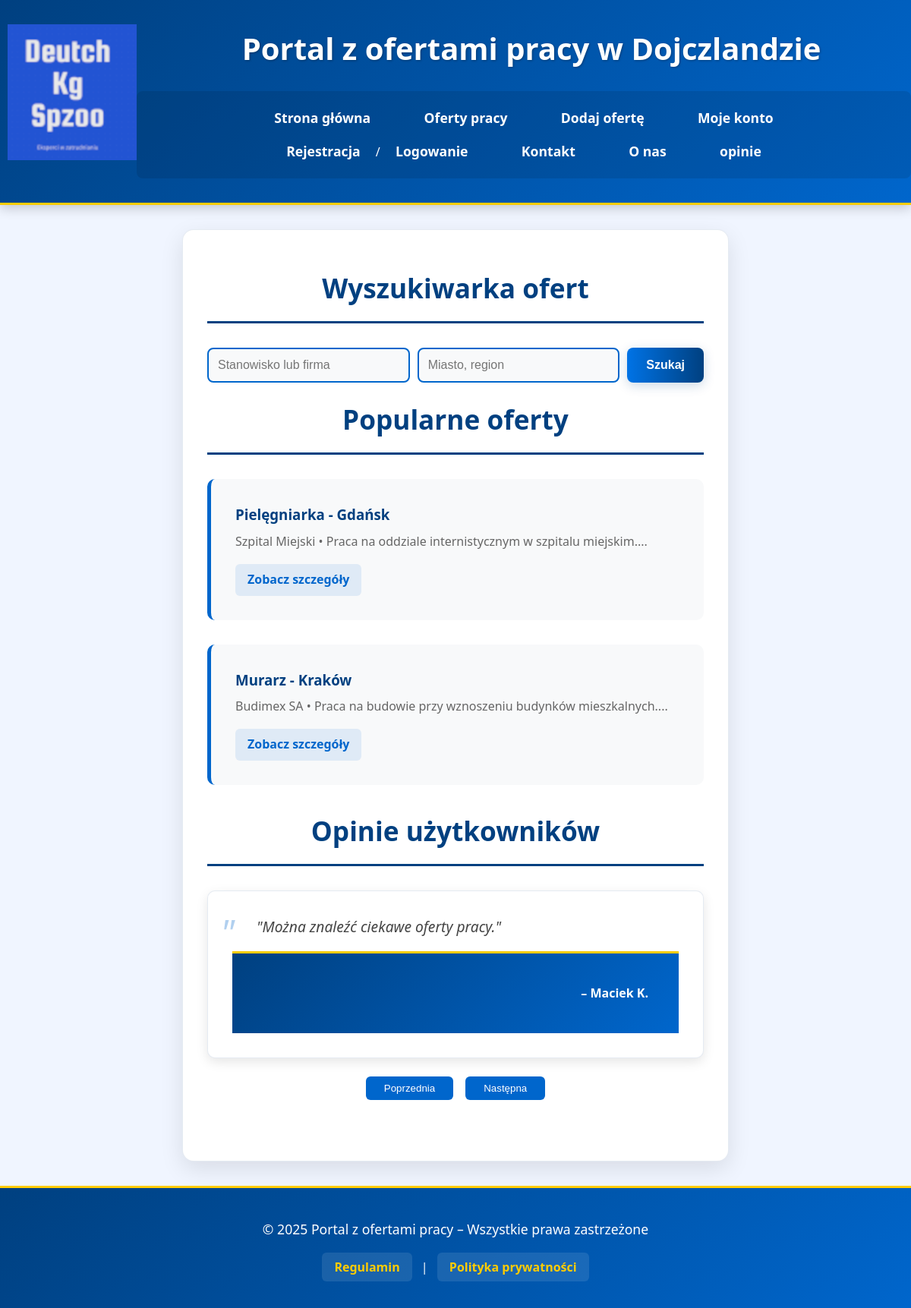
The page / on the database its author committed.
### tables this page shows
CREATE TABLE `oferty` (
  `id` int(11) NOT NULL,
  `tytul` varchar(255) NOT NULL,
  `opis` text NOT NULL,
  `firma` varchar(255) NOT NULL,
  `lokalizacja` varchar(255) DEFAULT NULL,
  `wynagrodzenie_min` decimal(10,2) DEFAULT NULL,
  `wynagrodzenie_max` decimal(10,2) DEFAULT NULL,
  `typ_pracy` enum('pełny etat','część etatu','tymczasowa','staż','praktyka','freelance') DEFAULT 'pełny etat',
  `zdalna` tinyint(1) DEFAULT 0,
  `termin_aplikacji` date DEFAULT NULL,
  `kategoria` varchar(100) DEFAULT NULL,
  `data_dodania` datetime DEFAULT current_timestamp(),
  `id_pracodawcy` int(11) NOT NULL
);

CREATE TABLE `opinie` (
  `id` int(11) NOT NULL,
  `id_uzytkownika` int(11) NOT NULL,
  `tresc` text DEFAULT NULL,
  `ocena` int(11) DEFAULT NULL CHECK (`ocena` between 1 and 5),
  `data_dodania` datetime DEFAULT current_timestamp()
);

CREATE TABLE `uzytkownicy` (
  `id` int(11) NOT NULL,
  `imie` varchar(100) DEFAULT NULL,
  `nazwisko` varchar(100) DEFAULT NULL,
  `email` varchar(255) NOT NULL,
  `telefon` varchar(20) DEFAULT NULL,
  `zdjecie_profilowe` varchar(255) DEFAULT NULL,
  `haslo` varchar(255) NOT NULL,
  `opis` text DEFAULT NULL,
  `rola` enum('uzytkownik','pracodawca','admin') DEFAULT 'uzytkownik',
  `aktywny` tinyint(1) DEFAULT 1,
  `data_rejestracji` datetime DEFAULT current_timestamp(),
  `ostatnie_logowanie` datetime DEFAULT NULL,
  `pensja` decimal(10,2) DEFAULT NULL
);

### index.php (the view, shortened to what this page needs)
<?php
require_once 'config.php';
$popularne_oferty = [];
try {
    $stmt = $conn->prepare("SELECT o.id, o.tytul, o.firma, o.lokalizacja, o.opis
                           FROM oferty o
                           ORDER BY RAND() LIMIT 2");
    $stmt->execute();
    $result = $stmt->get_result();
    while ($row = $result->fetch_assoc()) {
        $popularne_oferty[] = $row;
    }
} catch (Exception $e) {
    die("Wystąpił błąd: " . $e->getMessage());
}
$opinie = [];
try {
    $stmt = $conn->prepare("SELECT o.tresc, u.imie, u.nazwisko
                           FROM opinie o
                           JOIN uzytkownicy u ON o.id_uzytkownika = u.id
                           ORDER BY o.data_dodania DESC LIMIT 3");
    $stmt->execute();
    $result = $stmt->get_result();
    while ($row = $result->fetch_assoc()) {
        $opinie[] = $row;
    }
} catch (Exception $e) {
    die("Wystąpił błąd: " . $e->getMessage());
}
?>
<!DOCTYPE html>
<html lang="pl">
<head>
    <link rel="stylesheet" href="styleindex.css">
</head>
<body>
<header>
    <img src="logo.png" alt="Logo" style=" float:left;margin-left:10px;">
    <h1>Portal z ofertami pracy w Dojczlandzie</h1>
    <nav>
        <ul>
            <li><a href="index.php">Strona główna</a></li>
            <li><a href="lista_ofert.php">Oferty pracy</a></li>
            <li><a href="dodaj_oferte.php">Dodaj ofertę</a></li>
            <li><a href="konto.php">Moje konto</a></li>
            <li><a href="rejestracja.php">Rejestracja</a> / <a href="logowanie.php">Logowanie</a></li>
            <li><a href="kontakt.php">Kontakt</a></li>
            <li><a href="o_nas.php">O nas</a></li>
            <li><a href="opinie.php">opinie</a></li>
        </ul>
    </nav>
</header>
<main>
    <section id="wyszukiwarka">
        <h2>Wyszukiwarka ofert</h2>
        <div class="search-form">
            <input type="text" id="search-keyword" placeholder="Stanowisko lub firma">
            <input type="text" id="search-location" placeholder="Miasto, region">
            <button onclick="submitSearch()">Szukaj</button>
        </div>
    </section>
    <section id="popularne-oferty">
        <h2>Popularne oferty</h2>
        <?php foreach ($popularne_oferty as $oferta): ?>
            <div class="oferta">
                <h3><?= htmlspecialchars($oferta['tytul']) ?> - <?= htmlspecialchars($oferta['lokalizacja']) ?></h3>
                <p><?= htmlspecialchars($oferta['firma']) ?> • <?= htmlspecialchars(substr($oferta['opis'], 0, 100)) ?>...</p>
                <a href="oferta_szczegoly.php?id=<?= $oferta['id'] ?>">Zobacz szczegóły</a>
            </div>
        <?php endforeach; ?>
    </section>
    <section id="opinie">
        <h2>Opinie użytkowników</h2>
        <div class="slider-container">
            <?php foreach ($opinie as $index => $opinia): ?>
                <div class="opinia <?= $index === 0 ? 'aktywna' : '' ?>">
                    <blockquote>"<?= htmlspecialchars($opinia['tresc']) ?>"</blockquote>
                    <footer>– <?= htmlspecialchars($opinia['imie'] . ' ' . substr($opinia['nazwisko'], 0, 1)) ?>.</footer>
                </div>
            <?php endforeach; ?>
            <div class="slider-nav">
                <button id="poprzednia">Poprzednia</button>
                <button id="nastepna">Następna</button>
            </div>
        </div>
    </section>
</main>
<footer>
    <p>&copy; 2025 Portal z ofertami pracy – Wszystkie prawa zastrzeżone</p>
    <a href="regulamin.php">Regulamin</a> | <a href="polityka_prywatnosci.php">Polityka prywatności</a>
</footer>
</body>
</html>

### styleindex.css (style rules this page uses)
* { margin: 0; padding: 0; box-sizing: border-box; }
body { font-family: 'Segoe UI', Roboto, Oxygen, Ubuntu, Cantarell, 'Open Sans', 'Helvetica Neue', sans-serif; background-color: #f0f5ff; color: #333; line-height: 1.6; min-height: 100vh; display: grid; grid-template-columns: 1fr 3fr 1fr; grid-template-areas: "header header header" "left main right" "footer footer footer"; }
header { grid-area: header; background: linear-gradient(135deg, #004080 0%, #0066cc 100%); color: #fff; padding: 2rem 0; text-align: center; box-shadow: 0 4px 15px rgba(0, 0, 0, 0.2); border-bottom: 3px solid #ffcc00; }
header h1 { margin-bottom: 1.5rem; font-size: 2.5rem; font-weight: 700; text-shadow: 1px 1px 3px rgba(0, 0, 0, 0.3); }
nav ul { list-style: none; padding: 0; margin: 1.5rem 0 0; display: flex; justify-content: center; flex-wrap: wrap; background-color: rgba(0, 0, 0, 0.1); padding: 0.8rem; border-radius: 8px; max-width: 90%; margin: 0 auto; }
nav ul li { margin: 0.5rem 1.2rem; }
nav ul li a { color: #fff; text-decoration: none; font-weight: 600; padding: 0.5rem 1rem; position: relative; transition: all 0.3s ease; font-size: 1.1rem; }
main { grid-area: main; padding: 3rem 2rem; margin: 2rem 0; background-color: #fff; border-radius: 15px; box-shadow: 0 10px 30px rgba(0, 0, 0, 0.1); border: 1px solid rgba(0, 64, 128, 0.1); }
main h2 { color: #004080; font-size: 2.2rem; margin-bottom: 2rem; padding-bottom: 1rem; border-bottom: 3px solid #004080; font-weight: 700; text-align: center; }
input[type="text"], input[type="email"], input[type="password"], input[type="number"], input[type="date"], input[type="checkbox"], textarea, select { width: 100%; padding: 1rem; font-size: 1.1rem; border: 2px solid #ddd; border-radius: 10px; background-color: #f8f9fa; transition: all 0.3s ease; }
.oferta { background-color: #f8f9fa; border-radius: 10px; padding: 2rem; margin-bottom: 2rem; border-left: 5px solid #0066cc; transition: all 0.3s ease; }
.oferta h3 { color: #004080; margin-bottom: 0.5rem; }
.oferta p { color: #666; margin-bottom: 1rem; }
.oferta a { color: #0066cc; font-weight: 600; text-decoration: none; transition: all 0.3s ease; display: inline-block; padding: 0.5rem 1rem; border-radius: 6px; background-color: rgba(0, 102, 204, 0.1); }
.slider-container { position: relative; margin: 2rem 0; }
.opinia { display: none; background-color: #fff; padding: 2rem; border-radius: 10px; box-shadow: 0 5px 15px rgba(0, 0, 0, 0.1); border: 1px solid rgba(0, 64, 128, 0.1); }
.opinia.aktywna { display: block; animation: fadeIn 0.5s ease; }
.opinia blockquote { font-style: italic; font-size: 1.2rem; color: #444; margin-bottom: 1rem; position: relative; padding-left: 2rem; }
.opinia blockquote::before { content: '"'; font-size: 3rem; color: #0066cc; opacity: 0.3; position: absolute; left: -1rem; top: -1rem; }
.opinia footer { text-align: right; font-weight: 600; color: #ffffff; }
.slider-nav { display: flex; justify-content: center; gap: 1rem; margin-top: 1.5rem; }
.slider-nav button { padding: 0.5rem 1.5rem; background-color: #0066cc; color: white; border: none; border-radius: 6px; cursor: pointer; transition: all 0.3s ease; }
footer { grid-area: footer; text-align: center; padding: 2.5rem; background: linear-gradient(135deg, #004080 0%, #0066cc 100%); color: #fff; margin-top: auto; border-top: 3px solid #ffcc00; }
footer p { margin-bottom: 1.5rem; font-size: 1.1rem; }
footer a { color: #ffcc00; text-decoration: none; font-weight: 600; transition: all 0.3s ease; padding: 0.5rem 1rem; border-radius: 6px; background-color: rgba(255, 255, 255, 0.1); margin: 0 0.5rem; }
.search-form { display: flex; gap: 10px; margin-bottom: 20px; }
.search-form input { flex: 1; padding: 12px; border: 2px solid #0066cc; border-radius: 8px; font-size: 16px; transition: all 0.3s ease; }
.search-form button { background: linear-gradient(to right, #0073e6, #004080); color: white; border: none; border-radius: 8px; padding: 0 25px; font-size: 16px; font-weight: 600; cursor: pointer; transition: all 0.3s ease; box-shadow: 0 4px 15px rgba(0, 64, 128, 0.2); }
header h1 { display: inline-block; margin-left: 20px; vertical-align: middle; }

### rows shown on the page
oferty: tytul "Pielęgniarka", lokalizacja "Gdańsk", firma "Szpital Miejski", opis "Praca na oddziale internistycznym w szpitalu miejskim."
oferty: tytul "Murarz", lokalizacja "Kraków", firma "Budimex SA", opis "Praca na budowie przy wznoszeniu budynków mieszkalnych."
opinie: tresc "Można znaleźć ciekawe oferty pracy.", id_uzytkownika.nazwisko "Maciek K"
